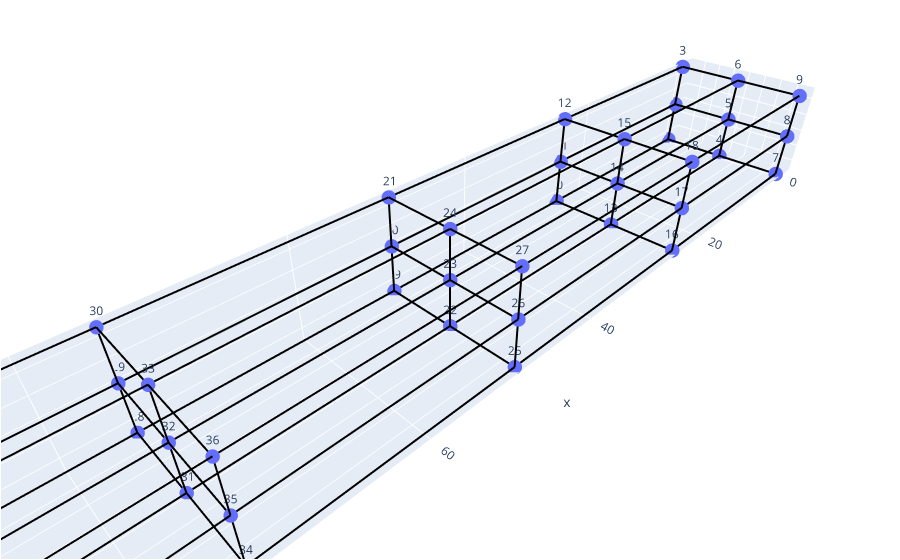

The notebook cell this image was saved under:
### Code cell
import chart_studio

chart_studio.tools.set_credentials_file(username='BenceBalogh', api_key='i61lL23ZknjcBTi13eKq')
chart_studio.tools.set_config_file(world_readable=True, sharing='public')

import plotly.io as pio

fig = mesh.plot(backend='plotly')
pio.write_html(fig, file='bernoulli.html', auto_open=True)

import chart_studio.plotly as py

fig_link = py.plot(fig, filename = 'bernoulli', auto_open=False)

fig

### Figure 1 — Plotly figure (JSON) as saved in the notebook; plotly's stock layout.template omitted (floating-point values rounded to 4 significant figures)
{"data": [{"hovertemplate": "x: %{x}<br>y: %{y}<br>z: %{z}", "hovertext": [1, 2, 3, 4, 5, 6, 7, 8, 9, 10, 11, 12, 13, 14, 15, 16, 17, 18, 19, 20, 21, 22, 23, 24, 25, 26, 27, 28, 29, 30, 31, 32, 33, 34, 35, 36, 37, 38, 39, 40, 41, 42, 43, 44, 45], "legendgroup": "", "marker": {"color": "#636efa", "size": 5, "sizemode": "area", "sizeref": 0.0025, "symbol": "circle"}, "mode": "markers+text", "name": "", "scene": "scene", "showlegend": false, "text": [1, 2, 3, 4, 5, 6, 7, 8, 9, 10, 11, 12, 13, 14, 15, 16, 17, 18, 19, 20, 21, 22, 23, 24, 25, 26, 27, 28, 29, 30, 31, 32, 33, 34, 35, 36, 37, 38, 39, 40, 41, 42, 43, 44, 45], "type": "scatter3d", "x": [0, 0, 0, 0, 0, 0, 0, 0, 0, 25, 25, 25, 25, 25, 25, 25, 25, 25, 50, 50, 50, 50, 50, 50, 50, 50, 50, 75, 75, 75, 75, 75, 75, 75, 75, 75, 100, 100, 100, 100, 100, 100, 100, 100, 100], "y": [-7.5, -7.5, -7.5, 0, 0, 0, 7.5, 7.5, 7.5, -7.5, -7.5, -7.5, 0, 0, 0, 7.5, 7.5, 7.5, -7.5, -7.5, -7.5, 0, 0, 0, 7.5, 7.5, 7.5, -7.5, -7.5, -7.5, 0, 0, 0, 7.5, 7.5, 7.5, -7.5, -7.5, -7.5, 0, 0, 0, 7.5, 7.5, 7.5], "z": [-5, 0, 5, -5, 0, 5, -5, 0, 5, -5, 0, 5, -5, 0, 5, -5, 0, 5, -5, 0, 5, -5, 0, 5, -5, 0, 5, -5, 0, 5, -5, 0, 5, -5, 0, 5, -5, 0, 5, -5, 0, 5, -5, 0, 5]}, {"hoverinfo": "skip", "line": {"color": "black", "width": 4}, "mode": "lines", "showlegend": false, "type": "scatter3d", "x": [0, 0], "y": [-7.5, -7.5], "z": [-5, 0]}, {"hoverinfo": "skip", "line": {"color": "black", "width": 4}, "mode": "lines", "showlegend": false, "type": "scatter3d", "x": [0, 0], "y": [-7.5, 0], "z": [-5, -5]}, {"hoverinfo": "skip", "line": {"color": "black", "width": 4}, "mode": "lines", "showlegend": false, "type": "scatter3d", "x": [0, 25], "y": [-7.5, -7.5], "z": [-5, -5]}, {"hoverinfo": "skip", "line": {"color": "black", "width": 4}, "mode": "lines", "showlegend": false, "type": "scatter3d", "x": [0, 0], "y": [-7.5, -7.5], "z": [0, 5]}, {"hoverinfo": "skip", "line": {"color": "black", "width": 4}, "mode": "lines", "showlegend": false, "type": "scatter3d", "x": [0, 0], "y": [-7.5, 0], "z": [0, 0]}, {"hoverinfo": "skip", "line": {"color": "black", "width": 4}, "mode": "lines", "showlegend": false, "type": "scatter3d", "x": [0, 25], "y": [-7.5, -7.5], "z": [0, 0]}, {"hoverinfo": "skip", "line": {"color": "black", "width": 4}, "mode": "lines", "showlegend": false, "type": "scatter3d", "x": [0, 0], "y": [-7.5, 0], "z": [5, 5]}, {"hoverinfo": "skip", "line": {"color": "black", "width": 4}, "mode": "lines", "showlegend": false, "type": "scatter3d", "x": [0, 25], "y": [-7.5, -7.5], "z": [5, 5]}, {"hoverinfo": "skip", "line": {"color": "black", "width": 4}, "mode": "lines", "showlegend": false, "type": "scatter3d", "x": [0, 0], "y": [0, 0], "z": [-5, 0]}, {"hoverinfo": "skip", "line": {"color": "black", "width": 4}, "mode": "lines", "showlegend": false, "type": "scatter3d", "x": [0, 0], "y": [0, 7.5], "z": [-5, -5]}, {"hoverinfo": "skip", "line": {"color": "black", "width": 4}, "mode": "lines", "showlegend": false, "type": "scatter3d", "x": [0, 25], "y": [0, 0], "z": [-5, -5]}, {"hoverinfo": "skip", "line": {"color": "black", "width": 4}, "mode": "lines", "showlegend": false, "type": "scatter3d", "x": [0, 0], "y": [0, 0], "z": [0, 5]}, {"hoverinfo": "skip", "line": {"color": "black", "width": 4}, "mode": "lines", "showlegend": false, "type": "scatter3d", "x": [0, 0], "y": [0, 7.5], "z": [0, 0]}, {"hoverinfo": "skip", "line": {"color": "black", "width": 4}, "mode": "lines", "showlegend": false, "type": "scatter3d", "x": [0, 25], "y": [0, 0], "z": [0, 0]}, {"hoverinfo": "skip", "line": {"color": "black", "width": 4}, "mode": "lines", "showlegend": false, "type": "scatter3d", "x": [0, 0], "y": [0, 7.5], "z": [5, 5]}, {"hoverinfo": "skip", "line": {"color": "black", "width": 4}, "mode": "lines", "showlegend": false, "type": "scatter3d", "x": [0, 25], "y": [0, 0], "z": [5, 5]}, {"hoverinfo": "skip", "line": {"color": "black", "width": 4}, "mode": "lines", "showlegend": false, "type": "scatter3d", "x": [0, 0], "y": [7.5, 7.5], "z": [-5, 0]}, {"hoverinfo": "skip", "line": {"color": "black", "width": 4}, "mode": "lines", "showlegend": false, "type": "scatter3d", "x": [0, 25], "y": [7.5, 7.5], "z": [-5, -5]}, {"hoverinfo": "skip", "line": {"color": "black", "width": 4}, "mode": "lines", "showlegend": false, "type": "scatter3d", "x": [0, 0], "y": [7.5, 7.5], "z": [0, 5]}, {"hoverinfo": "skip", "line": {"color": "black", "width": 4}, "mode": "lines", "showlegend": false, "type": "scatter3d", "x": [0, 25], "y": [7.5, 7.5], "z": [0, 0]}, {"hoverinfo": "skip", "line": {"color": "black", "width": 4}, "mode": "lines", "showlegend": false, "type": "scatter3d", "x": [0, 25], "y": [7.5, 7.5], "z": [5, 5]}, {"hoverinfo": "skip", "line": {"color": "black", "width": 4}, "mode": "lines", "showlegend": false, "type": "scatter3d", "x": [25, 25], "y": [-7.5, -7.5], "z": [-5, 0]}, {"hoverinfo": "skip", "line": {"color": "black", "width": 4}, "mode": "lines", "showlegend": false, "type": "scatter3d", "x": [25, 25], "y": [-7.5, 0], "z": [-5, -5]}, {"hoverinfo": "skip", "line": {"color": "black", "width": 4}, "mode": "lines", "showlegend": false, "type": "scatter3d", "x": [25, 50], "y": [-7.5, -7.5], "z": [-5, -5]}, {"hoverinfo": "skip", "line": {"color": "black", "width": 4}, "mode": "lines", "showlegend": false, "type": "scatter3d", "x": [25, 25], "y": [-7.5, -7.5], "z": [0, 5]}, {"hoverinfo": "skip", "line": {"color": "black", "width": 4}, "mode": "lines", "showlegend": false, "type": "scatter3d", "x": [25, 25], "y": [-7.5, 0], "z": [0, 0]}, {"hoverinfo": "skip", "line": {"color": "black", "width": 4}, "mode": "lines", "showlegend": false, "type": "scatter3d", "x": [25, 50], "y": [-7.5, -7.5], "z": [0, 0]}, {"hoverinfo": "skip", "line": {"color": "black", "width": 4}, "mode": "lines", "showlegend": false, "type": "scatter3d", "x": [25, 25], "y": [-7.5, 0], "z": [5, 5]}, {"hoverinfo": "skip", "line": {"color": "black", "width": 4}, "mode": "lines", "showlegend": false, "type": "scatter3d", "x": [25, 50], "y": [-7.5, -7.5], "z": [5, 5]}, {"hoverinfo": "skip", "line": {"color": "black", "width": 4}, "mode": "lines", "showlegend": false, "type": "scatter3d", "x": [25, 25], "y": [0, 0], "z": [-5, 0]}, {"hoverinfo": "skip", "line": {"color": "black", "width": 4}, "mode": "lines", "showlegend": false, "type": "scatter3d", "x": [25, 25], "y": [0, 7.5], "z": [-5, -5]}, {"hoverinfo": "skip", "line": {"color": "black", "width": 4}, "mode": "lines", "showlegend": false, "type": "scatter3d", "x": [25, 50], "y": [0, 0], "z": [-5, -5]}, {"hoverinfo": "skip", "line": {"color": "black", "width": 4}, "mode": "lines", "showlegend": false, "type": "scatter3d", "x": [25, 25], "y": [0, 0], "z": [0, 5]}, {"hoverinfo": "skip", "line": {"color": "black", "width": 4}, "mode": "lines", "showlegend": false, "type": "scatter3d", "x": [25, 25], "y": [0, 7.5], "z": [0, 0]}, {"hoverinfo": "skip", "line": {"color": "black", "width": 4}, "mode": "lines", "showlegend": false, "type": "scatter3d", "x": [25, 50], "y": [0, 0], "z": [0, 0]}, {"hoverinfo": "skip", "line": {"color": "black", "width": 4}, "mode": "lines", "showlegend": false, "type": "scatter3d", "x": [25, 25], "y": [0, 7.5], "z": [5, 5]}, {"hoverinfo": "skip", "line": {"color": "black", "width": 4}, "mode": "lines", "showlegend": false, "type": "scatter3d", "x": [25, 50], "y": [0, 0], "z": [5, 5]}, {"hoverinfo": "skip", "line": {"color": "black", "width": 4}, "mode": "lines", "showlegend": false, "type": "scatter3d", "x": [25, 25], "y": [7.5, 7.5], "z": [-5, 0]}, {"hoverinfo": "skip", "line": {"color": "black", "width": 4}, "mode": "lines", "showlegend": false, "type": "scatter3d", "x": [25, 50], "y": [7.5, 7.5], "z": [-5, -5]}, {"hoverinfo": "skip", "line": {"color": "black", "width": 4}, "mode": "lines", "showlegend": false, "type": "scatter3d", "x": [25, 25], "y": [7.5, 7.5], "z": [0, 5]}, {"hoverinfo": "skip", "line": {"color": "black", "width": 4}, "mode": "lines", "showlegend": false, "type": "scatter3d", "x": [25, 50], "y": [7.5, 7.5], "z": [0, 0]}, {"hoverinfo": "skip", "line": {"color": "black", "width": 4}, "mode": "lines", "showlegend": false, "type": "scatter3d", "x": [25, 50], "y": [7.5, 7.5], "z": [5, 5]}, {"hoverinfo": "skip", "line": {"color": "black", "width": 4}, "mode": "lines", "showlegend": false, "type": "scatter3d", "x": [50, 50], "y": [-7.5, -7.5], "z": [-5, 0]}, {"hoverinfo": "skip", "line": {"color": "black", "width": 4}, "mode": "lines", "showlegend": false, "type": "scatter3d", "x": [50, 50], "y": [-7.5, 0], "z": [-5, -5]}, {"hoverinfo": "skip", "line": {"color": "black", "width": 4}, "mode": "lines", "showlegend": false, "type": "scatter3d", "x": [50, 75], "y": [-7.5, -7.5], "z": [-5, -5]}, {"hoverinfo": "skip", "line": {"color": "black", "width": 4}, "mode": "lines", "showlegend": false, "type": "scatter3d", "x": [50, 50], "y": [-7.5, -7.5], "z": [0, 5]}, {"hoverinfo": "skip", "line": {"color": "black", "width": 4}, "mode": "lines", "showlegend": false, "type": "scatter3d", "x": [50, 50], "y": [-7.5, 0], "z": [0, 0]}, {"hoverinfo": "skip", "line": {"color": "black", "width": 4}, "mode": "lines", "showlegend": false, "type": "scatter3d", "x": [50, 75], "y": [-7.5, -7.5], "z": [0, 0]}, {"hoverinfo": "skip", "line": {"color": "black", "width": 4}, "mode": "lines", "showlegend": false, "type": "scatter3d", "x": [50, 50], "y": [-7.5, 0], "z": [5, 5]}, {"hoverinfo": "skip", "line": {"color": "black", "width": 4}, "mode": "lines", "showlegend": false, "type": "scatter3d", "x": [50, 75], "y": [-7.5, -7.5], "z": [5, 5]}, {"hoverinfo": "skip", "line": {"color": "black", "width": 4}, "mode": "lines", "showlegend": false, "type": "scatter3d", "x": [50, 50], "y": [0, 0], "z": [-5, 0]}, {"hoverinfo": "skip", "line": {"color": "black", "width": 4}, "mode": "lines", "showlegend": false, "type": "scatter3d", "x": [50, 50], "y": [0, 7.5], "z": [-5, -5]}, {"hoverinfo": "skip", "line": {"color": "black", "width": 4}, "mode": "lines", "showlegend": false, "type": "scatter3d", "x": [50, 75], "y": [0, 0], "z": [-5, -5]}, {"hoverinfo": "skip", "line": {"color": "black", "width": 4}, "mode": "lines", "showlegend": false, "type": "scatter3d", "x": [50, 50], "y": [0, 0], "z": [0, 5]}, {"hoverinfo": "skip", "line": {"color": "black", "width": 4}, "mode": "lines", "showlegend": false, "type": "scatter3d", "x": [50, 50], "y": [0, 7.5], "z": [0, 0]}, {"hoverinfo": "skip", "line": {"color": "black", "width": 4}, "mode": "lines", "showlegend": false, "type": "scatter3d", "x": [50, 75], "y": [0, 0], "z": [0, 0]}, {"hoverinfo": "skip", "line": {"color": "black", "width": 4}, "mode": "lines", "showlegend": false, "type": "scatter3d", "x": [50, 50], "y": [0, 7.5], "z": [5, 5]}, {"hoverinfo": "skip", "line": {"color": "black", "width": 4}, "mode": "lines", "showlegend": false, "type": "scatter3d", "x": [50, 75], "y": [0, 0], "z": [5, 5]}, {"hoverinfo": "skip", "line": {"color": "black", "width": 4}, "mode": "lines", "showlegend": false, "type": "scatter3d", "x": [50, 50], "y": [7.5, 7.5], "z": [-5, 0]}, {"hoverinfo": "skip", "line": {"color": "black", "width": 4}, "mode": "lines", "showlegend": false, "type": "scatter3d", "x": [50, 75], "y": [7.5, 7.5], "z": [-5, -5]}, {"hoverinfo": "skip", "line": {"color": "black", "width": 4}, "mode": "lines", "showlegend": false, "type": "scatter3d", "x": [50, 50], "y": [7.5, 7.5], "z": [0, 5]}, {"hoverinfo": "skip", "line": {"color": "black", "width": 4}, "mode": "lines", "showlegend": false, "type": "scatter3d", "x": [50, 75], "y": [7.5, 7.5], "z": [0, 0]}, {"hoverinfo": "skip", "line": {"color": "black", "width": 4}, "mode": "lines", "showlegend": false, "type": "scatter3d", "x": [50, 75], "y": [7.5, 7.5], "z": [5, 5]}, {"hoverinfo": "skip", "line": {"color": "black", "width": 4}, "mode": "lines", "showlegend": false, "type": "scatter3d", "x": [75, 75], "y": [-7.5, -7.5], "z": [-5, 0]}, {"hoverinfo": "skip", "line": {"color": "black", "width": 4}, "mode": "lines", "showlegend": false, "type": "scatter3d", "x": [75, 75], "y": [-7.5, 0], "z": [-5, -5]}, {"hoverinfo": "skip", "line": {"color": "black", "width": 4}, "mode": "lines", "showlegend": false, "type": "scatter3d", "x": [75, 100], "y": [-7.5, -7.5], "z": [-5, -5]}, {"hoverinfo": "skip", "line": {"color": "black", "width": 4}, "mode": "lines", "showlegend": false, "type": "scatter3d", "x": [75, 75], "y": [-7.5, -7.5], "z": [0, 5]}, {"hoverinfo": "skip", "line": {"color": "black", "width": 4}, "mode": "lines", "showlegend": false, "type": "scatter3d", "x": [75, 75], "y": [-7.5, 0], "z": [0, 0]}, {"hoverinfo": "skip", "line": {"color": "black", "width": 4}, "mode": "lines", "showlegend": false, "type": "scatter3d", "x": [75, 100], "y": [-7.5, -7.5], "z": [0, 0]}, {"hoverinfo": "skip", "line": {"color": "black", "width": 4}, "mode": "lines", "showlegend": false, "type": "scatter3d", "x": [75, 75], "y": [-7.5, 0], "z": [5, 5]}, {"hoverinfo": "skip", "line": {"color": "black", "width": 4}, "mode": "lines", "showlegend": false, "type": "scatter3d", "x": [75, 100], "y": [-7.5, -7.5], "z": [5, 5]}, {"hoverinfo": "skip", "line": {"color": "black", "width": 4}, "mode": "lines", "showlegend": false, "type": "scatter3d", "x": [75, 75], "y": [0, 0], "z": [-5, 0]}, {"hoverinfo": "skip", "line": {"color": "black", "width": 4}, "mode": "lines", "showlegend": false, "type": "scatter3d", "x": [75, 75], "y": [0, 7.5], "z": [-5, -5]}, {"hoverinfo": "skip", "line": {"color": "black", "width": 4}, "mode": "lines", "showlegend": false, "type": "scatter3d", "x": [75, 100], "y": [0, 0], "z": [-5, -5]}, {"hoverinfo": "skip", "line": {"color": "black", "width": 4}, "mode": "lines", "showlegend": false, "type": "scatter3d", "x": [75, 75], "y": [0, 0], "z": [0, 5]}, {"hoverinfo": "skip", "line": {"color": "black", "width": 4}, "mode": "lines", "showlegend": false, "type": "scatter3d", "x": [75, 75], "y": [0, 7.5], "z": [0, 0]}, {"hoverinfo": "skip", "line": {"color": "black", "width": 4}, "mode": "lines", "showlegend": false, "type": "scatter3d", "x": [75, 100], "y": [0, 0], "z": [0, 0]}, {"hoverinfo": "skip", "line": {"color": "black", "width": 4}, "mode": "lines", "showlegend": false, "type": "scatter3d", "x": [75, 75], "y": [0, 7.5], "z": [5, 5]}, {"hoverinfo": "skip", "line": {"color": "black", "width": 4}, "mode": "lines", "showlegend": false, "type": "scatter3d", "x": [75, 100], "y": [0, 0], "z": [5, 5]}, {"hoverinfo": "skip", "line": {"color": "black", "width": 4}, "mode": "lines", "showlegend": false, "type": "scatter3d", "x": [75, 75], "y": [7.5, 7.5], "z": [-5, 0]}, {"hoverinfo": "skip", "line": {"color": "black", "width": 4}, "mode": "lines", "showlegend": false, "type": "scatter3d", "x": [75, 100], "y": [7.5, 7.5], "z": [-5, -5]}, {"hoverinfo": "skip", "line": {"color": "black", "width": 4}, "mode": "lines", "showlegend": false, "type": "scatter3d", "x": [75, 75], "y": [7.5, 7.5], "z": [0, 5]}, {"hoverinfo": "skip", "line": {"color": "black", "width": 4}, "mode": "lines", "showlegend": false, "type": "scatter3d", "x": [75, 100], "y": [7.5, 7.5], "z": [0, 0]}, {"hoverinfo": "skip", "line": {"color": "black", "width": 4}, "mode": "lines", "showlegend": false, "type": "scatter3d", "x": [75, 100], "y": [7.5, 7.5], "z": [5, 5]}, {"hoverinfo": "skip", "line": {"color": "black", "width": 4}, "mode": "lines", "showlegend": false, "type": "scatter3d", "x": [100, 100], "y": [-7.5, -7.5], "z": [-5, 0]}, {"hoverinfo": "skip", "line": {"color": "black", "width": 4}, "mode": "lines", "showlegend": false, "type": "scatter3d", "x": [100, 100], "y": [-7.5, 0], "z": [-5, -5]}, {"hoverinfo": "skip", "line": {"color": "black", "width": 4}, "mode": "lines", "showlegend": false, "type": "scatter3d", "x": [100, 100], "y": [-7.5, -7.5], "z": [0, 5]}, {"hoverinfo": "skip", "line": {"color": "black", "width": 4}, "mode": "lines", "showlegend": false, "type": "scatter3d", "x": [100, 100], "y": [-7.5, 0], "z": [0, 0]}, {"hoverinfo": "skip", "line": {"color": "black", "width": 4}, "mode": "lines", "showlegend": false, "type": "scatter3d", "x": [100, 100], "y": [-7.5, 0], "z": [5, 5]}, {"hoverinfo": "skip", "line": {"color": "black", "width": 4}, "mode": "lines", "showlegend": false, "type": "scatter3d", "x": [100, 100], "y": [0, 0], "z": [-5, 0]}, {"hoverinfo": "skip", "line": {"color": "black", "width": 4}, "mode": "lines", "showlegend": false, "type": "scatter3d", "x": [100, 100], "y": [0, 7.5], "z": [-5, -5]}, {"hoverinfo": "skip", "line": {"color": "black", "width": 4}, "mode": "lines", "showlegend": false, "type": "scatter3d", "x": [100, 100], "y": [0, 0], "z": [0, 5]}, {"hoverinfo": "skip", "line": {"color": "black", "width": 4}, "mode": "lines", "showlegend": false, "type": "scatter3d", "x": [100, 100], "y": [0, 7.5], "z": [0, 0]}, {"hoverinfo": "skip", "line": {"color": "black", "width": 4}, "mode": "lines", "showlegend": false, "type": "scatter3d", "x": [100, 100], "y": [0, 7.5], "z": [5, 5]}, {"hoverinfo": "skip", "line": {"color": "black", "width": 4}, "mode": "lines", "showlegend": false, "type": "scatter3d", "x": [100, 100], "y": [7.5, 7.5], "z": [-5, 0]}, {"hoverinfo": "skip", "line": {"color": "black", "width": 4}, "mode": "lines", "showlegend": false, "type": "scatter3d", "x": [100, 100], "y": [7.5, 7.5], "z": [0, 5]}], "layout": {"autosize": true, "legend": {"itemsizing": "constant", "tracegroupgap": 0}, "margin": {"b": 1, "l": 1, "pad": 0, "r": 1, "t": 1}, "scene": {"aspectmode": "data", "domain": {"x": [0, 1], "y": [0, 1]}, "xaxis": {"title": {"text": "x"}}, "yaxis": {"title": {"text": "y"}}, "zaxis": {"title": {"text": "z"}}}}}
